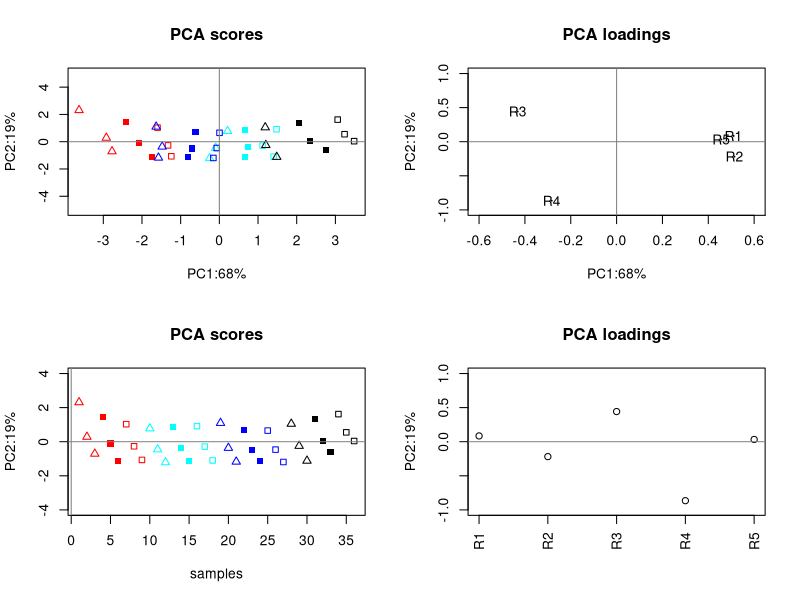
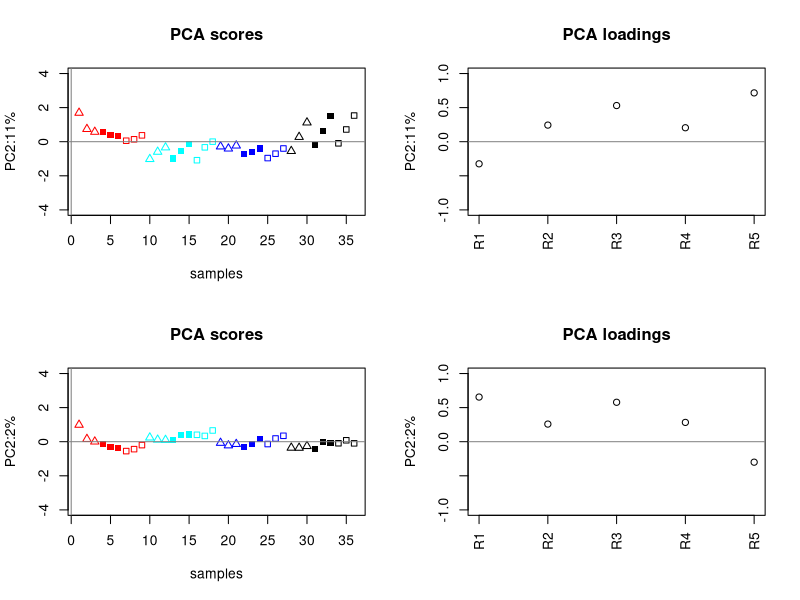
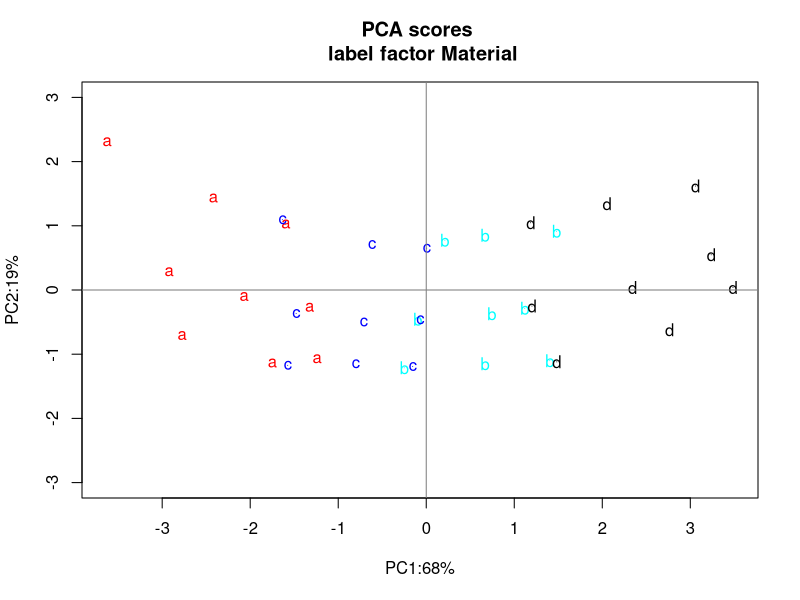
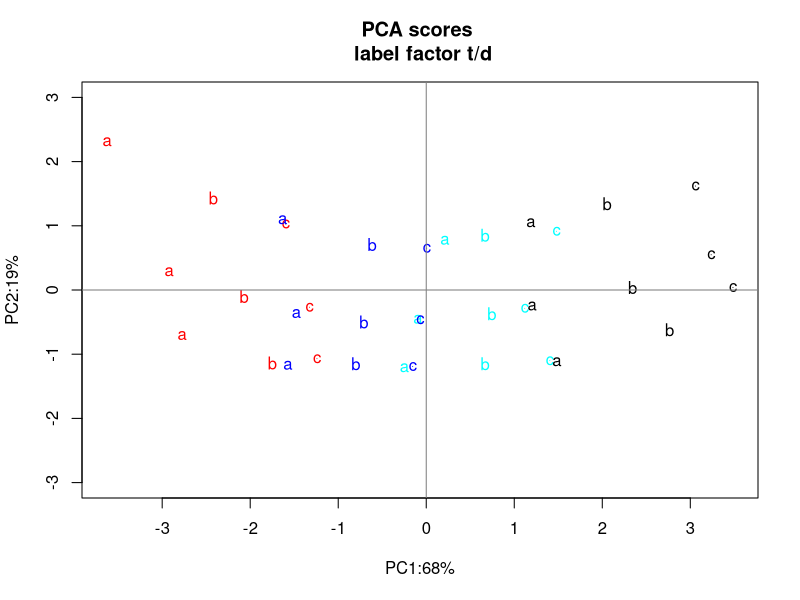
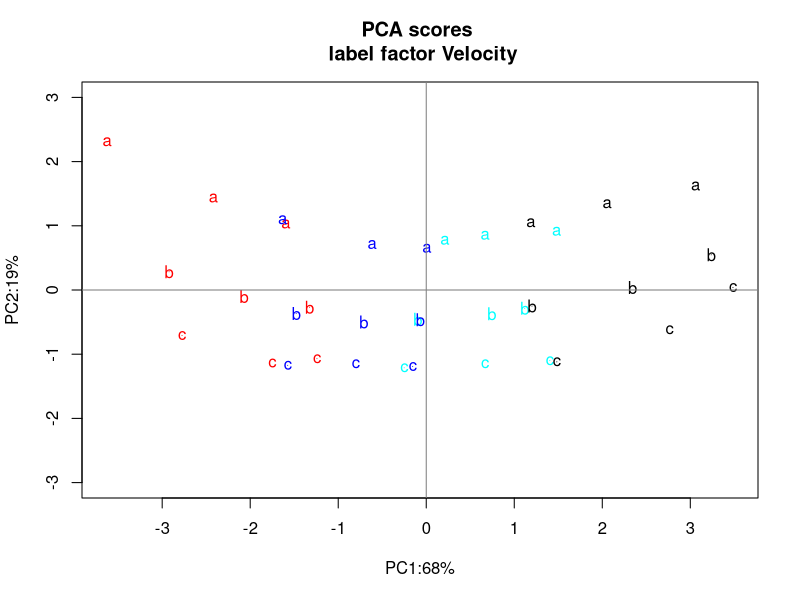

Recreate these plots in R, in order. (Note: this script raises an error after producing the figures.)
# RMF 02 Running script simulations friction 05.19.2021.r

setwd("C:/Users/s148946/OneDrive/Documenten/Internship/Project/Shared folder/HVI/GitHub/Multiparameter analysis in R (Rannveig)")
getwd()

#################
# Get libraries
#################

# install.packages("readxl")
# install.packages("factoextra")
# install.packages("ffmanova")

library(readxl)
#library(factoextra)
#library(ffmanova)
#library(sjPlot)
#library(sjmisc)
#library(ggplot2)

#################
# Clear all
#################

rm(list=ls())

#################
# Run functions
#################

propVar <- function(object){
  vars <- object$sdev^2
  vars/sum(vars)
}

# Function to calculate the mean and the standard deviation for each group
# Arguments: 
# data :        a data frame
# varname :     the name of a column containing the variable to be summariezed
# groupnames :  vector of column names to be used as grouping variables

data_summary <- function(data, varname, groupnames){
  summary_func <- function(x, col){
    c(mean = mean(x[[col]], na.rm=TRUE),
      sd = sd(x[[col]], na.rm=TRUE))
  }
  data_sum<-ddply(data, groupnames, .fun=summary_func,
                  varname)
  data_sum <- rename(data_sum, c("mean" = varname))
  return(data_sum)
}


#################
# Get the data
#################

Imp <- as.data.frame(read_excel("Data/Results2.xlsx", sheet = "2R"))
rownames(Imp)<- Imp[,1]
Imp[1:4,]

my.labels <- Imp[,1]
idc1      <- which(colnames(Imp)=='A.123');     idc1 
idc2      <- which(colnames(Imp)=='B.123');    idc2
idc3      <- which(colnames(Imp)=='C.123');idc3
idc4      <- which(colnames(Imp)=='Material');   idc4 
idc6      <- which(colnames(Imp)=='t/d');   idc6
idc5      <- which(colnames(Imp)=='Velocity');   idc5
idc7      <- which(colnames(Imp)=='R1'); idc7
k         <- dim(Imp)[2];k
D         <- Imp[,idc1:idc3]
Design    <- Imp[,idc4:idc6]
Data      <- Imp[,idc7:k]
DF        <- data.frame(D,Design,Data); # all except my.labels
rm(Imp)


# Define colors
cls.3       <- c('red','cyan','blue','black') 
points.3    <- c(2,15,22) 

#################
# PCA
#################

Inn       <-  Data

my.labels
pca.mod   <- prcomp(Inn,scale=TRUE)
scores    <- pca.mod$x
loadings  <- pca.mod$rotation
expl.var <- round(propVar(pca.mod)*100,digits = 0);expl.var


# 1D plot of PC
#pdf('./Figures/PCA 1D plots PC1 PC2 PC3 PC4.pdf')
par(mfrow=c(2,2))
my.cls.s  <- cls.3[D$A.12];my.cls.s
my.pch.s  <- points.3[D$B.123];my.pch.s

#my.xlim <- c(-4,3)
my.ylim <- c(-5,5)
plot(scores[,1:2],
     main=paste0('PCA scores'),
     xlab=paste0('PC1:',expl.var[1],'%'),
     ylab=paste0('PC2:',expl.var[2],'%'),
     col=my.cls.s,pch=my.pch.s,
     ylim = my.ylim)
abline(h=0,v=0,lty=1,col='gray50')

my.ylim <- c(-1,1)
my.xlim <- c(-0.6,0.6)
plot(loadings[,1:2],cex=0.0001,
     main=paste0('PCA loadings'),
     xlab=paste0('PC1:',expl.var[1],'%'),
     ylab=paste0('PC2:',expl.var[2],'%'),
     ylim=my.ylim,
     xlim=my.xlim)
abline(h=0,v=0,lty=1,col='gray50')
axis(1,at=c(1:5),labels=rownames(loadings),las=2)
text(loadings[,1:2], labels=rownames(loadings))

# # PC 3 og 4
# my.xlim <- c(-4,3)
# my.ylim <- c(-5,5)
# plot(scores[,3:4],
#      main=paste0('PCA scores'),
#      xlab=paste0('PC3:',expl.var[3],'%'),
#      ylab=paste0('PC4:',expl.var[4],'%'),
#      col=my.cls.s,pch=my.pch.s,
#      ylim = my.ylim)
# abline(h=0,v=0,lty=1,col='gray50')
# 
# my.ylim <- c(-1,1)
# plot(loadings[,3:4],xaxt='n',cex=0.0001,
#      main=paste0('PCA loadings'),
#      xlab=paste0('PC3:',expl.var[3],'%'),
#      ylab=paste0('PC4:',expl.var[4],'%'),
#      ylim=my.ylim)
# abline(h=0,v=0,lty=1,col='gray50')
# axis(1,at=c(1:5),labels=rownames(loadings),las=2)
# text(loadings[,3:4], labels=rownames(loadings))


#Gammelt under
my.ylim <- c(-4,4)
plot(scores[,2],
     main=paste0('PCA scores'),
     xlab='samples',
     ylab=paste0('PC2:',expl.var[2],'%'),
     col=my.cls.s,pch=my.pch.s,
     ylim = my.ylim)
abline(h=0,v=0,lty=1,col='gray50')

my.ylim <- c(-1,1)
plot(loadings[,2],xaxt='n',
     main=paste0('PCA loadings'),
     xlab=paste0(''),
     ylab=paste0('PC2:',expl.var[2],'%'),
     ylim=my.ylim)
abline(h=0,v=0,lty=1,col='gray50')
axis(1,at=c(1:5),labels=rownames(loadings),las=2)

my.ylim <- c(-4,4)
plot(scores[,3],
     main=paste0('PCA scores'),
     xlab='samples',
     ylab=paste0('PC2:',expl.var[3],'%'),
     col=my.cls.s,pch=my.pch.s,
     ylim = my.ylim)
abline(h=0,v=0,lty=1,col='gray50')

my.ylim <- c(-1,1)
plot(loadings[,3],xaxt='n',
     main=paste0('PCA loadings'),
     xlab=paste0(''),
     ylab=paste0('PC2:',expl.var[3],'%'),
     ylim=my.ylim)
abline(h=0,v=0,lty=1,col='gray50')
axis(1,at=c(1:5),labels=rownames(loadings),las=2)

my.ylim <- c(-4,4)
plot(scores[,4],
     main=paste0('PCA scores'),
     xlab='samples',
     ylab=paste0('PC2:',expl.var[4],'%'),
     col=my.cls.s,pch=my.pch.s,
     ylim = my.ylim)
abline(h=0,v=0,lty=1,col='gray50')

my.ylim <- c(-1,1)
plot(loadings[,4],xaxt='n',
     main=paste0('PCA loadings'),
     xlab=paste0(''),
     ylab=paste0('PC2:',expl.var[4],'%'),
     ylim=my.ylim)
abline(h=0,v=0,lty=1,col='gray50')
axis(1,at=c(1:5),labels=rownames(loadings),las=2)
dev.off()


# 2D
my.xlim <- c(-4,3)
my.ylim <- c(-3,3)
plot(scores[,1:2],cex=0.00001,
     main=paste0('PCA scores \n label factor Material'),
     xlab=paste0('PC1:',expl.var[1],'%'),
     ylab=paste0('PC2:',expl.var[2],'%'),
     col=my.cls.s,pch=my.pch.s,
     ylim = my.ylim)
text(scores[,1:2],labels=substr(my.labels,2,2),col=my.cls.s)
abline(h=0,v=0,lty=1,col='gray50')

plot(scores[,1:2],cex=0.00001,
     main=paste0('PCA scores \n label factor t/d'),
     xlab=paste0('PC1:',expl.var[1],'%'),
     ylab=paste0('PC2:',expl.var[2],'%'),
     col=my.cls.s,pch=my.pch.s,
     ylim = my.ylim)
text(scores[,1:2],labels=substr(my.labels,5,5),col=my.cls.s)
abline(h=0,v=0,lty=1,col='gray50')


plot(scores[,1:2],cex=0.00001,
     main=paste0('PCA scores \n label factor Velocity'),
     xlab=paste0('PC1:',expl.var[1],'%'),
     ylab=paste0('PC2:',expl.var[2],'%'),
     col=my.cls.s,pch=my.pch.s,
     ylim = my.ylim)
text(scores[,1:2],labels=substr(my.labels,8,8),col=my.cls.s)
abline(h=0,v=0,lty=1,col='gray50')

dev.off()



pdf('./Figures/PCA 2D plots PC12 ours.pdf')

# 2D plot of PC

par(mfrow=c(3,2))
my.cls.s  <- cls.2[D$A.12];my.cls.s
my.pch.s  <- points.3[D$B.123];my.pch.s

my.xlim <- c(-4,3)
my.ylim <- c(-3,3)
plot(scores[,1:2],
     main=paste0('PCA scores'),
     xlab=paste0('PC1:',expl.var[1],'%'),
     ylab=paste0('PC2:',expl.var[2],'%'),
     col=my.cls.s,pch=my.pch.s,
     ylim = my.ylim)
abline(h=0,v=0,lty=1,col='gray50')

my.ylim <- c(-1,1)
my.xlim <- c(-0.5,0.5)
plot(loadings[,1:2],cex=0.0000001,
     main=paste0('PCA loadings'),
     xlab=paste0('PC1:',expl.var[1],'%'),
     ylab=paste0('PC2:',expl.var[2],'%'),
     xlim=my.xlim,ylim=my.ylim)
abline(h=0,v=0,lty=1,col='gray50')
text(loadings[,1:2],labels=rownames(loadings),
     xlim=my.xlim,ylim=my.ylim)

my.xlim <- c(-4,3)
my.ylim <- c(-3,3)
plot(scores[,1:2],cex=0.00001,
     main=paste0('PCA scores \n label factor Material'),
     xlab=paste0('PC1:',expl.var[1],'%'),
     ylab=paste0('PC2:',expl.var[2],'%'),
     col=my.cls.s,pch=my.pch.s,
     ylim = my.ylim)
text(scores[,1:2],labels=substr(my.labels,2,2),col=my.cls.s)
abline(h=0,v=0,lty=1,col='gray50')

plot(scores[,1:2],cex=0.00001,
     main=paste0('PCA scores \n label factor t/d'),
     xlab=paste0('PC1:',expl.var[1],'%'),
     ylab=paste0('PC2:',expl.var[2],'%'),
     col=my.cls.s,pch=my.pch.s,
     ylim = my.ylim)
text(scores[,1:2],labels=substr(my.labels,5,5),col=my.cls.s)
abline(h=0,v=0,lty=1,col='gray50')


plot(scores[,1:2],cex=0.00001,
     main=paste0('PCA scores \n label factor Velocity'),
     xlab=paste0('PC1:',expl.var[1],'%'),
     ylab=paste0('PC2:',expl.var[2],'%'),
     col=my.cls.s,pch=my.pch.s,
     ylim = my.ylim)
text(scores[,1:2],labels=substr(my.labels,8,8),col=my.cls.s)
abline(h=0,v=0,lty=1,col='gray50')

dev.off()




